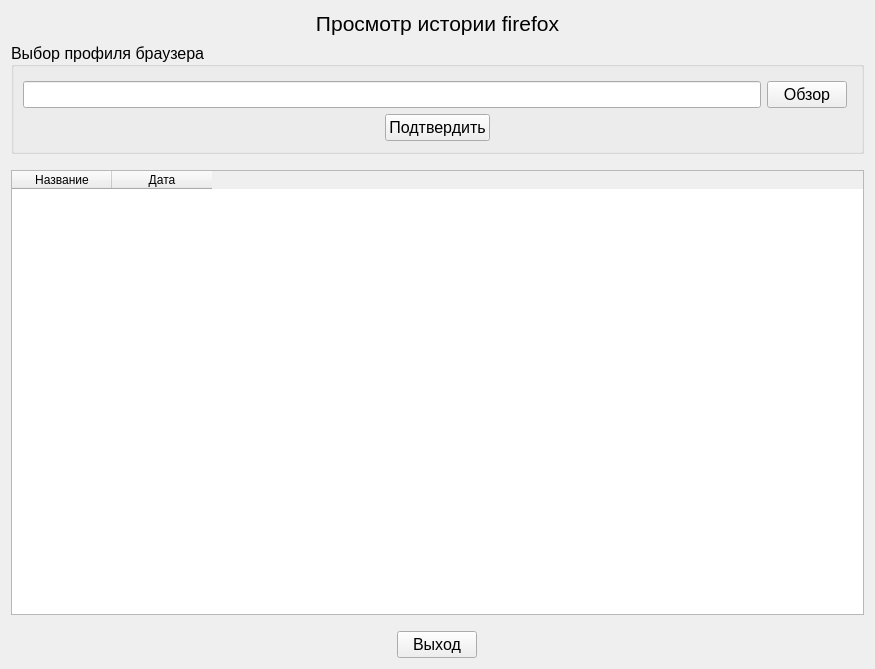
<?xml version="1.0" encoding="UTF-8"?>
<ui version="4.0">
 <class>Widget</class>
 <widget class="QWidget" name="Widget">
  <property name="geometry">
   <rect>
    <x>0</x>
    <y>0</y>
    <width>871</width>
    <height>669</height>
   </rect>
  </property>
  <property name="cursor">
   <cursorShape>PointingHandCursor</cursorShape>
  </property>
  <property name="windowTitle">
   <string>Widget</string>
  </property>
  <layout class="QVBoxLayout" name="verticalLayout">
   <item>
    <widget class="QLabel" name="label">
     <property name="maximumSize">
      <size>
       <width>16777215</width>
       <height>30</height>
      </size>
     </property>
     <property name="font">
      <font>
       <pointsize>16</pointsize>
      </font>
     </property>
     <property name="frameShape">
      <enum>QFrame::NoFrame</enum>
     </property>
     <property name="text">
      <string>Просмотр истории firefox</string>
     </property>
     <property name="textFormat">
      <enum>Qt::AutoText</enum>
     </property>
     <property name="alignment">
      <set>Qt::AlignCenter</set>
     </property>
    </widget>
   </item>
   <item alignment="Qt::AlignHCenter">
    <widget class="QGroupBox" name="groupBox">
     <property name="sizePolicy">
      <sizepolicy hsizetype="Preferred" vsizetype="Fixed">
       <horstretch>0</horstretch>
       <verstretch>0</verstretch>
      </sizepolicy>
     </property>
     <property name="minimumSize">
      <size>
       <width>853</width>
       <height>112</height>
      </size>
     </property>
     <property name="font">
      <font>
       <pointsize>12</pointsize>
      </font>
     </property>
     <property name="title">
      <string>Выбор профиля браузера</string>
     </property>
     <property name="alignment">
      <set>Qt::AlignLeading|Qt::AlignLeft|Qt::AlignVCenter</set>
     </property>
     <property name="flat">
      <bool>false</bool>
     </property>
     <property name="checkable">
      <bool>false</bool>
     </property>
     <layout class="QVBoxLayout" name="verticalLayout_3">
      <item>
       <layout class="QHBoxLayout" name="horizontalLayout">
        <property name="topMargin">
         <number>5</number>
        </property>
        <property name="rightMargin">
         <number>5</number>
        </property>
        <item>
         <widget class="QLineEdit" name="lineEdit">
          <property name="sizePolicy">
           <sizepolicy hsizetype="Expanding" vsizetype="Fixed">
            <horstretch>0</horstretch>
            <verstretch>0</verstretch>
           </sizepolicy>
          </property>
          <property name="minimumSize">
           <size>
            <width>200</width>
            <height>27</height>
           </size>
          </property>
          <property name="maximumSize">
           <size>
            <width>16777215</width>
            <height>16777215</height>
           </size>
          </property>
         </widget>
        </item>
        <item>
         <widget class="QPushButton" name="select_button">
          <property name="sizePolicy">
           <sizepolicy hsizetype="Minimum" vsizetype="Fixed">
            <horstretch>0</horstretch>
            <verstretch>0</verstretch>
           </sizepolicy>
          </property>
          <property name="minimumSize">
           <size>
            <width>0</width>
            <height>27</height>
           </size>
          </property>
          <property name="maximumSize">
           <size>
            <width>100</width>
            <height>16777215</height>
           </size>
          </property>
          <property name="sizeIncrement">
           <size>
            <width>0</width>
            <height>0</height>
           </size>
          </property>
          <property name="text">
           <string>Обзор</string>
          </property>
         </widget>
        </item>
       </layout>
      </item>
      <item alignment="Qt::AlignHCenter">
       <widget class="QPushButton" name="confirm_button">
        <property name="sizePolicy">
         <sizepolicy hsizetype="Preferred" vsizetype="Fixed">
          <horstretch>0</horstretch>
          <verstretch>0</verstretch>
         </sizepolicy>
        </property>
        <property name="text">
         <string>Подтвердить</string>
        </property>
       </widget>
      </item>
     </layout>
    </widget>
   </item>
   <item>
    <spacer name="verticalSpacer_2">
     <property name="orientation">
      <enum>Qt::Vertical</enum>
     </property>
     <property name="sizeType">
      <enum>QSizePolicy::Fixed</enum>
     </property>
     <property name="sizeHint" stdset="0">
      <size>
       <width>20</width>
       <height>10</height>
      </size>
     </property>
    </spacer>
   </item>
   <item>
    <widget class="QTableWidget" name="tableWidget">
     <property name="gridStyle">
      <enum>Qt::SolidLine</enum>
     </property>
     <property name="columnCount">
      <number>2</number>
     </property>
     <attribute name="horizontalHeaderDefaultSectionSize">
      <number>100</number>
     </attribute>
     <column>
      <property name="text">
       <string>Название</string>
      </property>
     </column>
     <column>
      <property name="text">
       <string>Дата</string>
      </property>
     </column>
    </widget>
   </item>
   <item>
    <spacer name="verticalSpacer">
     <property name="orientation">
      <enum>Qt::Vertical</enum>
     </property>
     <property name="sizeType">
      <enum>QSizePolicy::Fixed</enum>
     </property>
     <property name="sizeHint" stdset="0">
      <size>
       <width>100</width>
       <height>10</height>
      </size>
     </property>
    </spacer>
   </item>
   <item alignment="Qt::AlignHCenter">
    <widget class="QPushButton" name="exit_button">
     <property name="font">
      <font>
       <pointsize>12</pointsize>
      </font>
     </property>
     <property name="text">
      <string>Выход</string>
     </property>
    </widget>
   </item>
  </layout>
 </widget>
 <resources/>
 <connections/>
</ui>
